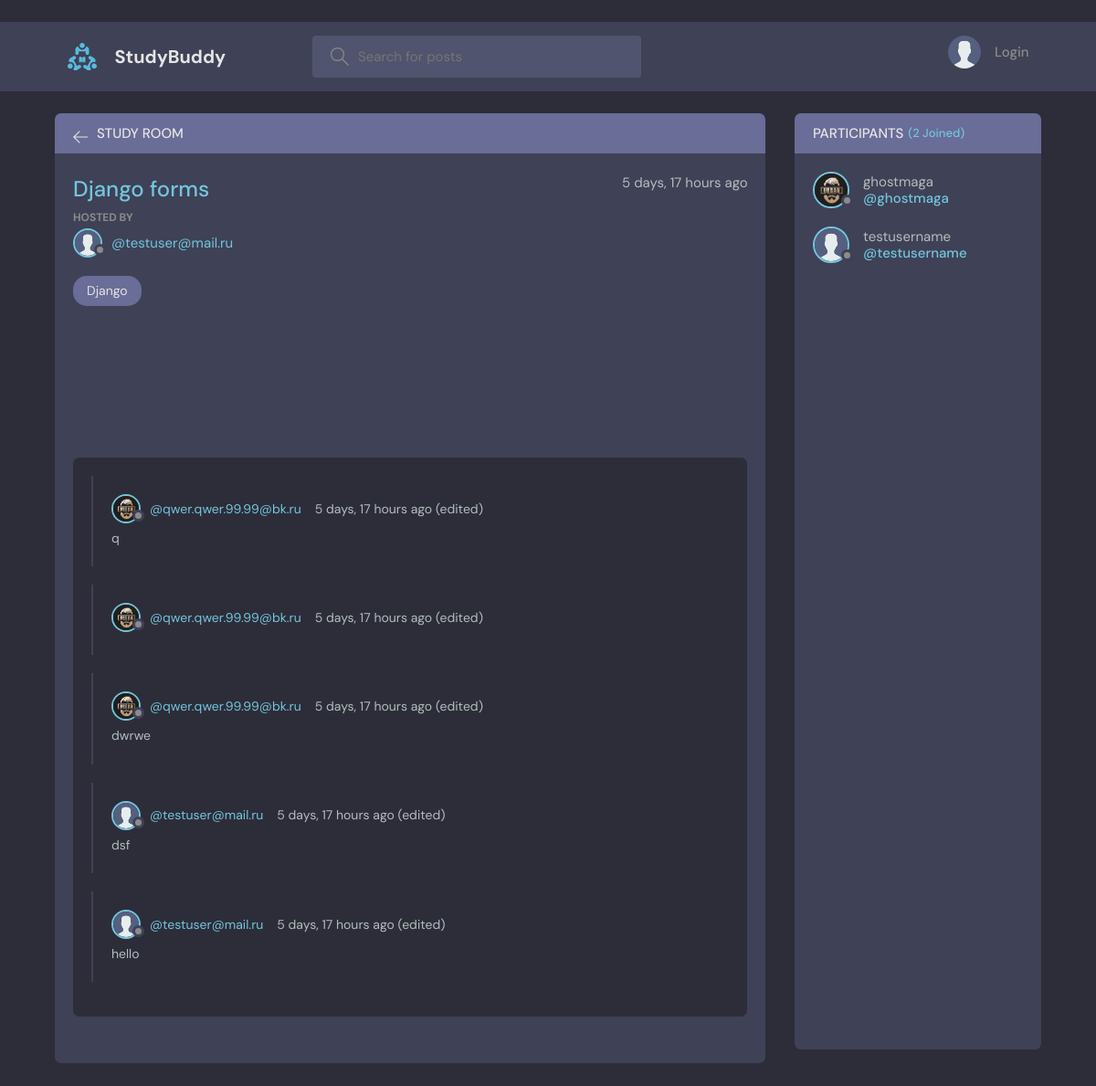
The page /room/4/ on the database its author committed.
### base/models.py (models this page shows, shortened)
class Room(models.Model):
     host = models.ForeignKey(User, on_delete=models.SET_NULL, null=True)
     topic = models.ForeignKey(Topic, on_delete=models.SET_NULL, null=True)
     name = models.CharField(max_length=100)
     description = models.TextField(null=True, blank=True)
     participants = models.ManyToManyField(User, related_name='participants', blank=True)
     updated = models.DateTimeField(auto_now=True)
     created = models.DateTimeField(auto_now_add=True)
     class Meta():
          ordering = ['-updated', '-created']

class User(AbstractUser):
    name = models.CharField(max_length=200, null=True)
    email = models.EmailField(unique=True, null=True)
    bio = models.TextField(null=True)
    avatar = models.ImageField(null=True, default='avatar.svg')
    USERNAME_FIELD = 'email'
    REQUIRED_FIELDS = []

class Topic(models.Model):
     name = models.CharField(max_length=100, unique=True)

class Message(models.Model):
     user = models.ForeignKey(User, on_delete=models.CASCADE)
     room = models.ForeignKey(Room, on_delete=models.CASCADE)
     body = models.TextField()
     updated = models.DateTimeField(auto_now=True)
     created = models.DateTimeField(auto_now_add=True)
     class Meta():
          ordering = ['-created']
     def __str__(self):
          return self.body[0:50]

### base/views.py (the view, shortened to what this page needs)
# urls.py: path('room/<str:roomid>/', views.room, name='room'),
def room(request, roomid):
     room = Room.objects.get(id=roomid)
     participants = room.participants.all()
     messagesList = Message.objects.filter(room=room)
     context = {'room': room, 'roommessages': messagesList, 'participants': participants}
     return render(request, 'base/room.html', context)

### base/templates/base/room.html (shortened to what this page needs)
{% extends 'main.html' %}
{% block content %}
    <main class="profile-page layout layout--2">
      <div class="container">
        <div class="room">
          <div class="room__top">
            <div class="room__topLeft">
              <a href="{% url 'home' %}">
                <svg version="1.1" xmlns="http://www.w3.org/2000/svg" width="32" height="32" viewBox="0 0 32 32">
                  <title>arrow-left</title>
                  <path
                    d="M13.723 2.286l-13.723 13.714 13.719 13.714 1.616-1.611-10.96-10.96h27.625v-2.286h-27.625l10.965-10.965-1.616-1.607z"
                  ></path>
                </svg>
              </a>
              <h3>Study Room</h3>
            </div>
          </div>
          <div class="room__box scroll">
            <div class="room__header scroll">
              <div class="room__info">
                <h3>{{room.name}}</h3>
                <span>{{room.created | timesince}} ago</span>
              </div>
              <div class="room__hosted">
                <p>Hosted By</p>
                <a href="{% url 'userprofile' room.host.email %}" class="room__author">
                  <div class="avatar avatar--small">
                    <img src="{{room.host.avatar.url}}" />
                  </div>
                  <span>@{{room.host}}</span>
                </a>
              </div>
              <span class="room__topics">{{room.topic.name}}</span>
            </div>
            <div class="room__conversation">
              <div class="threads scroll">
              {% for msg in roommessages %}
                <div class="thread">
                  <div class="thread__top">
                    <div class="thread__author">
                      <a href="{% url 'userprofile' msg.user.email %}" class="thread__authorInfo">
                        <div class="avatar avatar--small">
                          <img src="{{msg.user.avatar.url}}" />
                        </div>
                        <span>@{{msg.user}}</span>
                      </a>
                      <span class="thread__date">
                        {{ msg.created | timesince }}
                        {% if msg.created < msg.updated and msg.created != msg.updated %}
                           ago (edited)
                        {% endif %}
                        </span>
                    </div>
                  </div>
                  <div class="thread__details">
                    {{msg}}
                  </div>
                </div>
              {% endfor %}
              </div>
            </div>
          </div>
        </div>
        <div class="participants">
          <h3 class="participants__top">Participants <span>({{room.participants.all.count}} Joined)</span></h3>
          <div class="participants__list scroll">
            {% for participant in participants %}
            <a href="{% url 'userprofile' participant.email %}" class="participant">
              <div class="avatar avatar--medium">
                <img src="{{participant.avatar.url}}" />
              </div>
              <p>
                {{participant.username}}
                <span>@{{participant.username}}</span>
              </p>
            </a>
            {% endfor %}
          </div>
        </div>
      </div>
    </main>
{% endblock %}

### rows shown on the page
Room: name "Django forms", created "5 days, 17 hours", host.avatar (placeholder picture), host "testuser@mail.ru", topic.name "Django", participants.all.count "2"
Message: user.avatar (picture), user "qwer.qwer.99.99@bk.ru", created "5 days, 17 hours", shows "ago (edited)", body "q"
Message: user.avatar (picture), user "qwer.qwer.99.99@bk.ru", created "5 days, 17 hours", shows "ago (edited)"
Message: user.avatar (picture), user "qwer.qwer.99.99@bk.ru", created "5 days, 17 hours", shows "ago (edited)", body "dwrwe"
Message: user.avatar (placeholder picture), user "testuser@mail.ru", created "5 days, 17 hours", shows "ago (edited)", body "dsf"
Message: user.avatar (placeholder picture), user "testuser@mail.ru", created "5 days, 17 hours", shows "ago (edited)", body "hello"
User: avatar (picture), username "ghostmaga"
User: avatar (placeholder picture), username "testusername"
